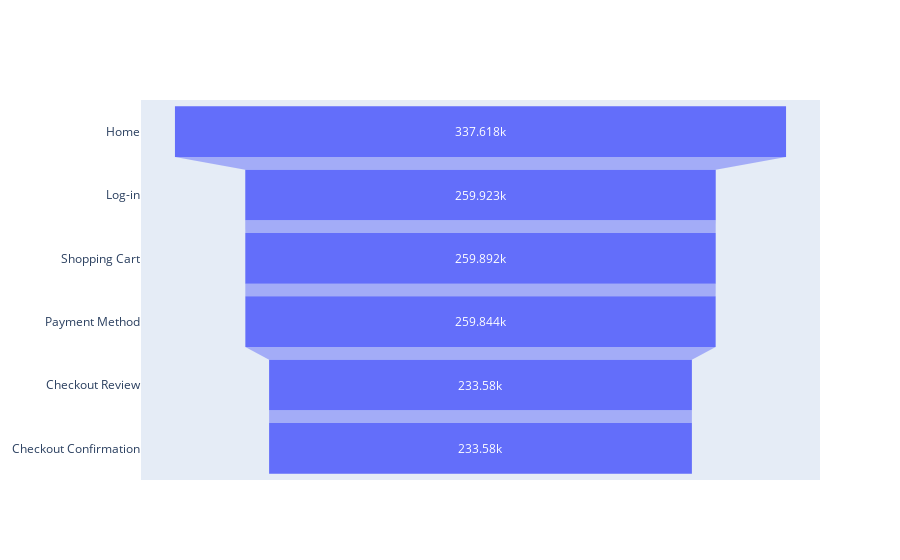
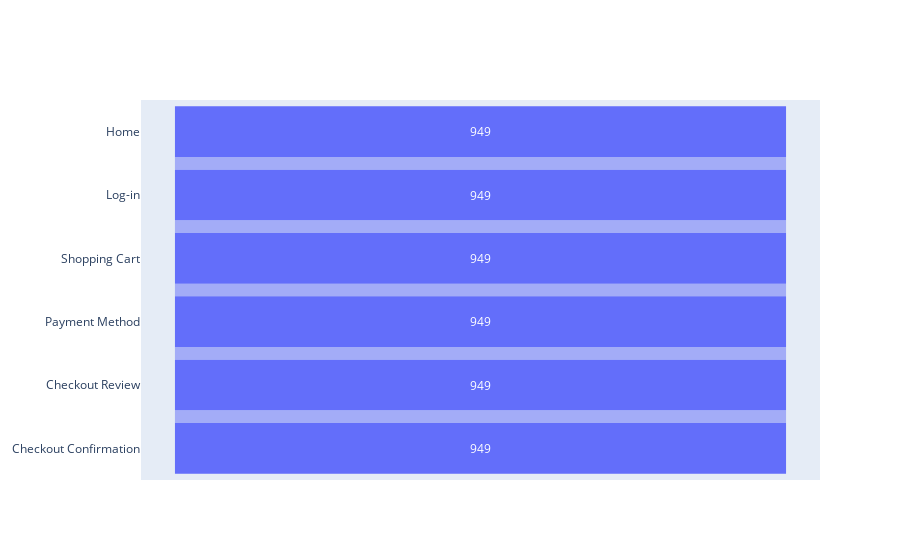
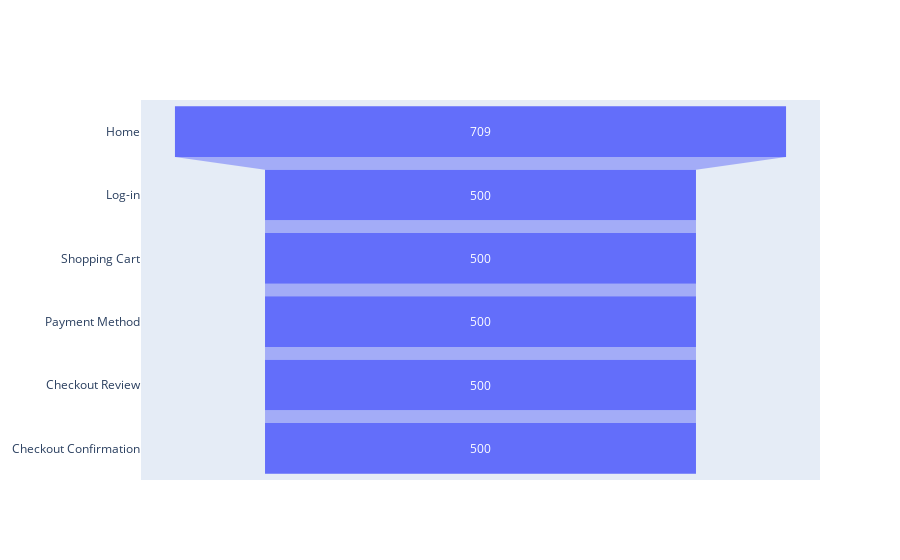
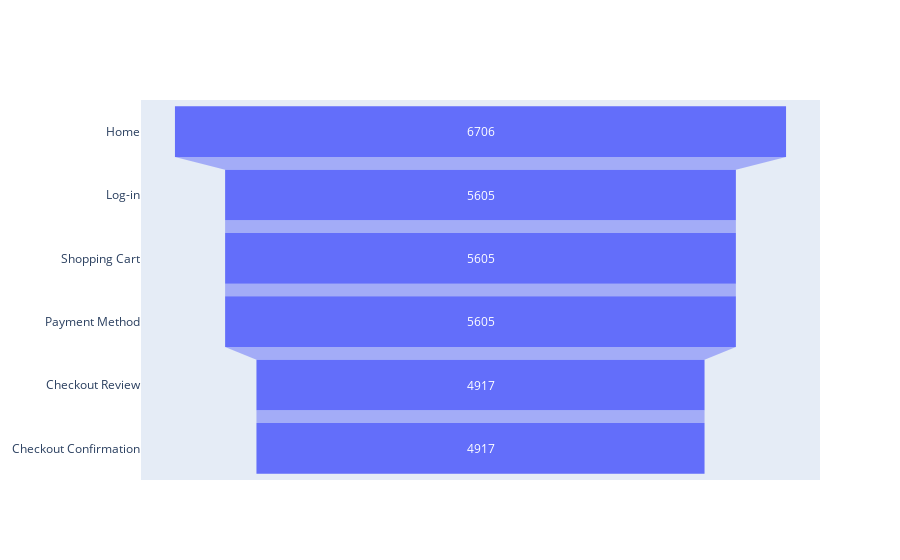

The notebook cell saved with these charts, in order:
### Code cell
for i, cluster in enumerate(c_lst_buy):
    get_time(cluster, i)
    session_num(cluster, i)
    add_cart_num(cluster, i)
    get_cart_and_payment_time(cluster, i)
    landing_page(cluster, i)
    closing_page(cluster, i)
    get_hour_and_day(cluster, i)
    get_funnel(cluster, i)

### Figure 1 — Plotly figure (JSON) as saved in the notebook; plotly's stock layout.template omitted (floating-point values rounded to 4 significant figures)
{"data": [{"type": "funnel", "x": [337618, 259923, 259892, 259844, 233580, 233580], "y": ["Home", "Log-in", "Shopping Cart", "Payment Method", "Checkout Review", "Checkout Confirmation"]}], "layout": {}}

### Figure 2 — Plotly figure (JSON) as saved in the notebook; plotly's stock layout.template omitted (floating-point values rounded to 4 significant figures)
{"data": [{"type": "funnel", "x": [949, 949, 949, 949, 949, 949], "y": ["Home", "Log-in", "Shopping Cart", "Payment Method", "Checkout Review", "Checkout Confirmation"]}], "layout": {}}

### Figure 3 — Plotly figure (JSON) as saved in the notebook; plotly's stock layout.template omitted (floating-point values rounded to 4 significant figures)
{"data": [{"type": "funnel", "x": [709, 500, 500, 500, 500, 500], "y": ["Home", "Log-in", "Shopping Cart", "Payment Method", "Checkout Review", "Checkout Confirmation"]}], "layout": {}}

### Figure 4 — Plotly figure (JSON) as saved in the notebook; plotly's stock layout.template omitted (floating-point values rounded to 4 significant figures)
{"data": [{"type": "funnel", "x": [6706, 5605, 5605, 5605, 4917, 4917], "y": ["Home", "Log-in", "Shopping Cart", "Payment Method", "Checkout Review", "Checkout Confirmation"]}], "layout": {}}
